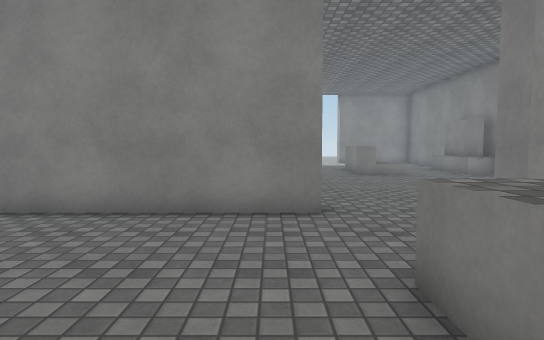
view 1 (above)

23 first-person views from a walk through a Unity game level. The camera is 1.3 m above the floor, tilts 4° down and sees 75° across. The floor is counted in squares, 1 m on a side. Each view is taken from the middle of a square. On the plan, view 1 faces up. The plan holds only what a view shows up to about 15 squares ahead; the rest is blank. The place goes on beyond the plan. Surface patterns are stand-ins for the level's own textures.

view 2
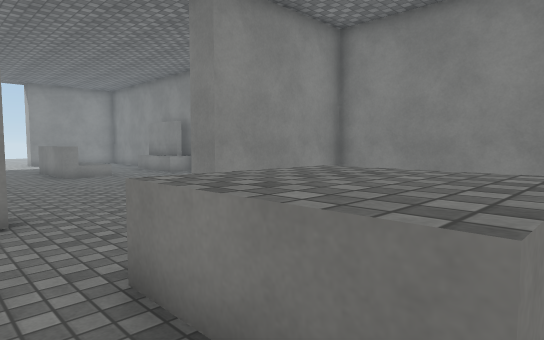

view 3
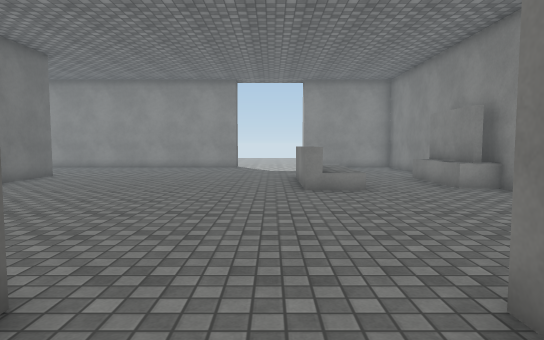

view 4
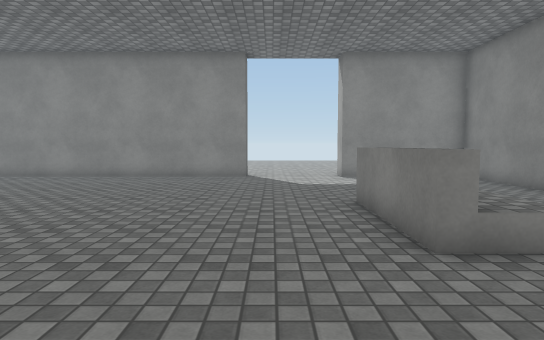

view 5
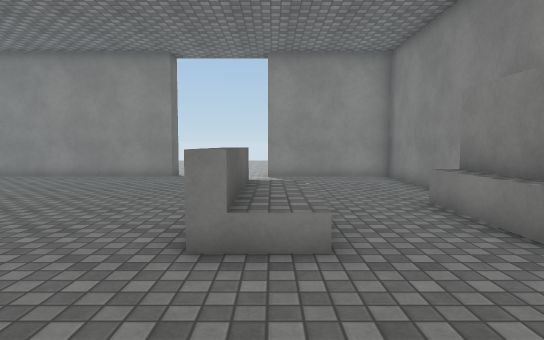

view 6
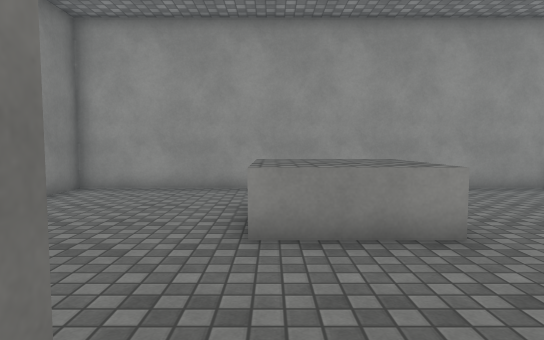

view 7
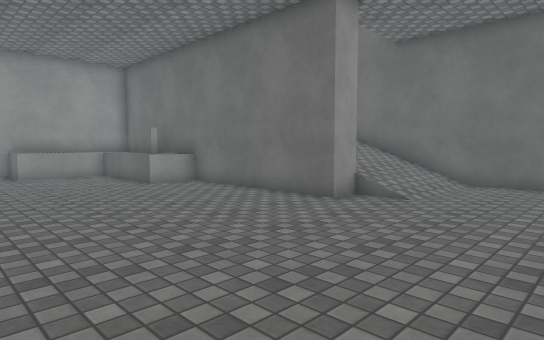

view 8
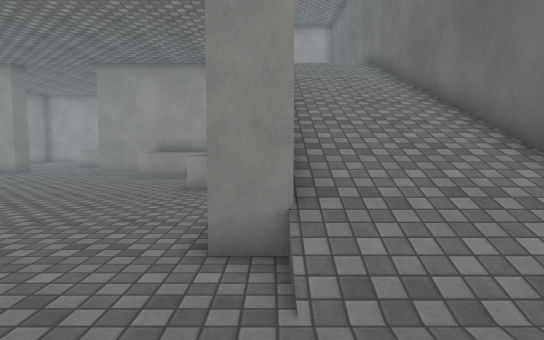

view 9
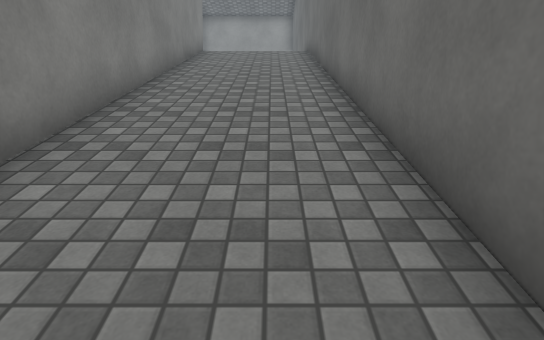

view 10
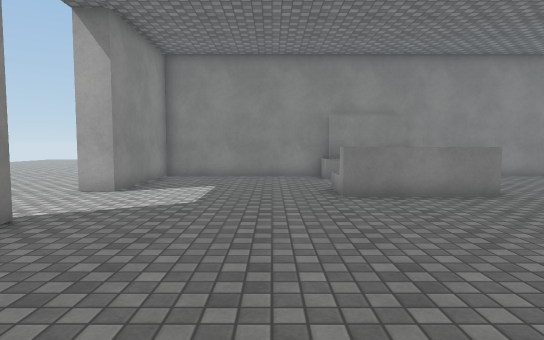

view 11
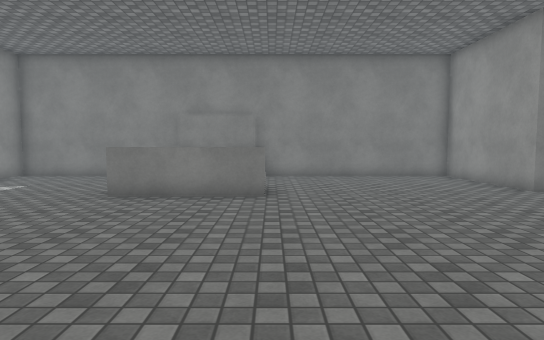

view 12
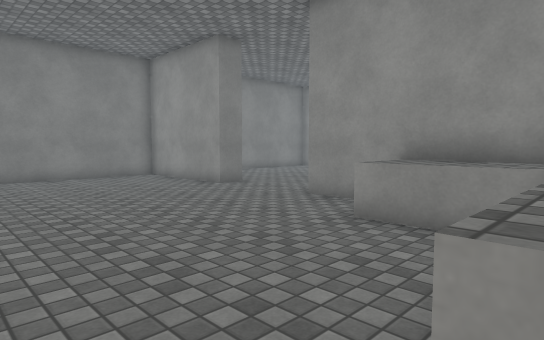

view 13
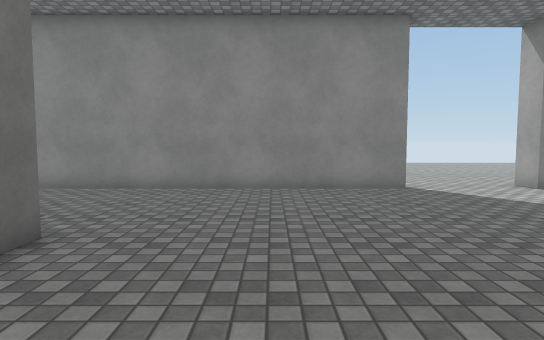

view 14
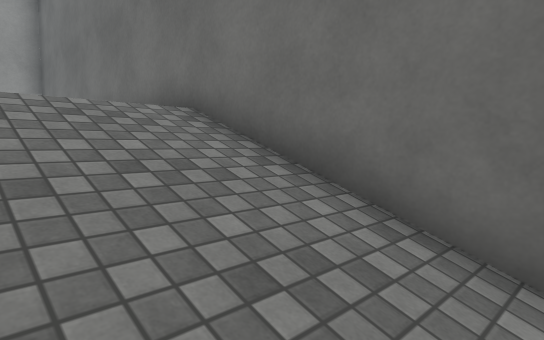

view 15
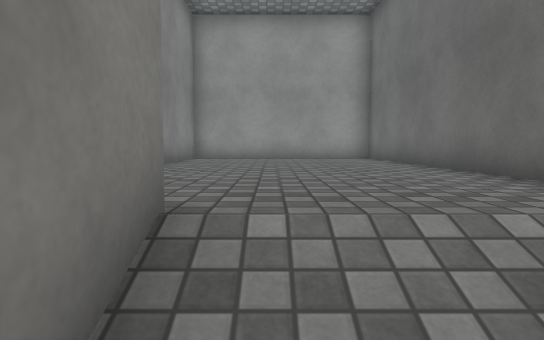

view 16
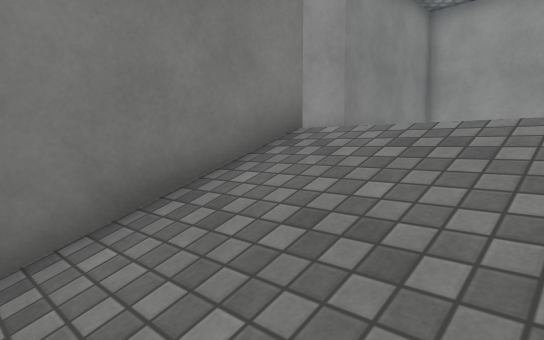

view 17
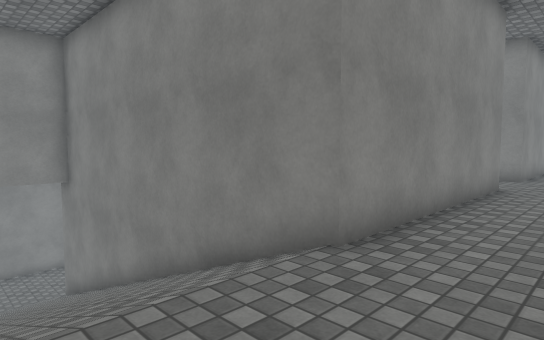

view 18
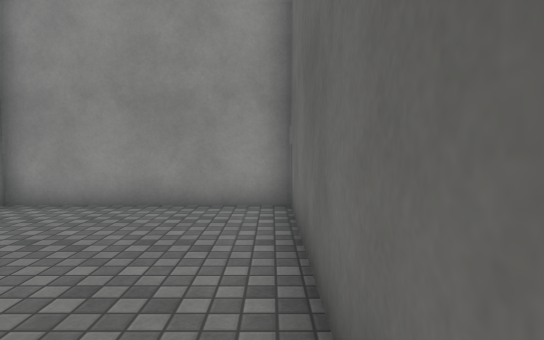

view 19
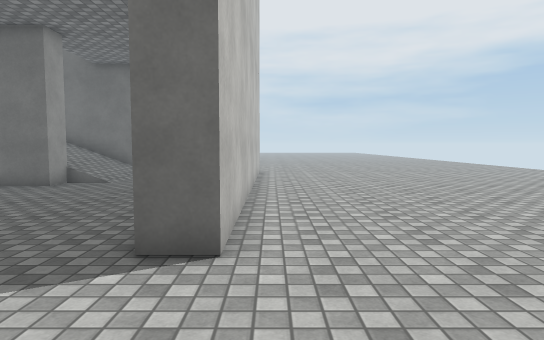

view 20
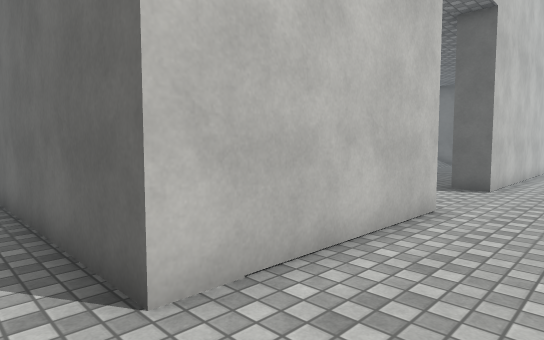

view 21
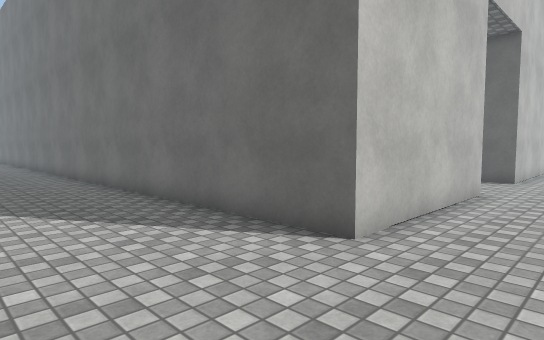

view 22
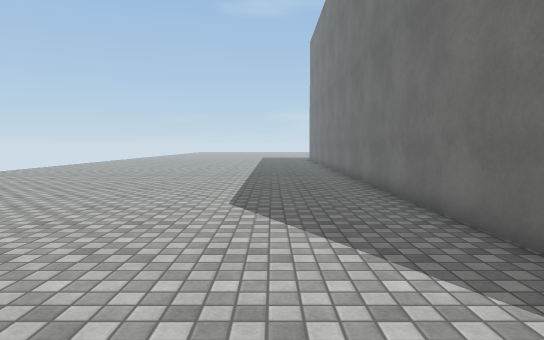

view 23
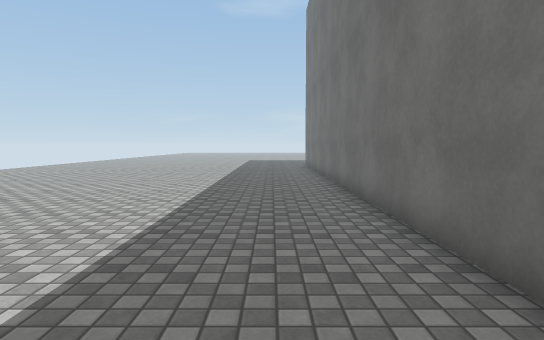

### Floor plan
Key: @ floor where view 1 was taken; # wall or solid block; . main floor; : floor 0.5 m higher than the main floor; + floor 5 m higher than the main floor; / step, stairs or slope; = window, fence, low wall or low ledge; ^ raised ledge.
Columns run from 12 left of view 1 to 15 right of it. Each row starts with its distance up from view 1.
 29   .................... ..  .
 28   ........................
 27   .........................
 26   ###########....#######....
 25    ...................##....
 24   ....................##....
 23 #.....................##....
 22 #.....................##....
 21 #/////................##....
 20 #////##...............##....
 19 #////##.........^/...^##....
 18 #////##.........^:...###....
 17 #////##.........^:...###....
 16 #////##.........^:...^##....
 15 #////##.........^/....##....
 14 #////##...............##....
 13 #////#^^..............##....
 12 #////##^..............##....
 11 #////##^..............##....
 10 #////# ^..............##....
  9 #////# ^^^^...........##....
  8 #////########/...#######....
  7 #++++++++++++/...#######....
  6 #++.   ............   ##....
  5 #++.    ...........   ##....
  4 #++      ...........  #
  3 #++.     .....^^^...  #
  2 #++.      ....^^^.... #
  1 #++.      ....^^^.....#
  0 #++...    ..@.^^^.....#
 -1 #++++++= ...     .....#
 -2 #++++++=...      .....#
 -3 #######################

Positions as (right, up) in squares from view 1, and headings:
1: (0, 0), facing up
2: (0, 0), facing up-right
3: (3, 5), facing up
4: (2, 11), facing up
5: (5, 11), facing up
6: (4, 8), facing down
7: (1, 25), facing down-left
8: (-7, 24), facing down
9: (-10, 22), facing down
10: (-5, 21), facing right
11: (-5, 15), facing right
12: (-5, 15), facing down-right
13: (-3, 15), facing up
14: (-8, 13), facing down-left
15: (-8, 10), facing down
16: (-11, 12), facing down-right
17: (-11, 5), facing up-right
18: (-11, 5), facing down
19: (5, 27), facing left
20: (12, 29), facing down-left
21: (15, 29), facing down-left
22: (14, 27), facing down
23: (13, 20), facing down
